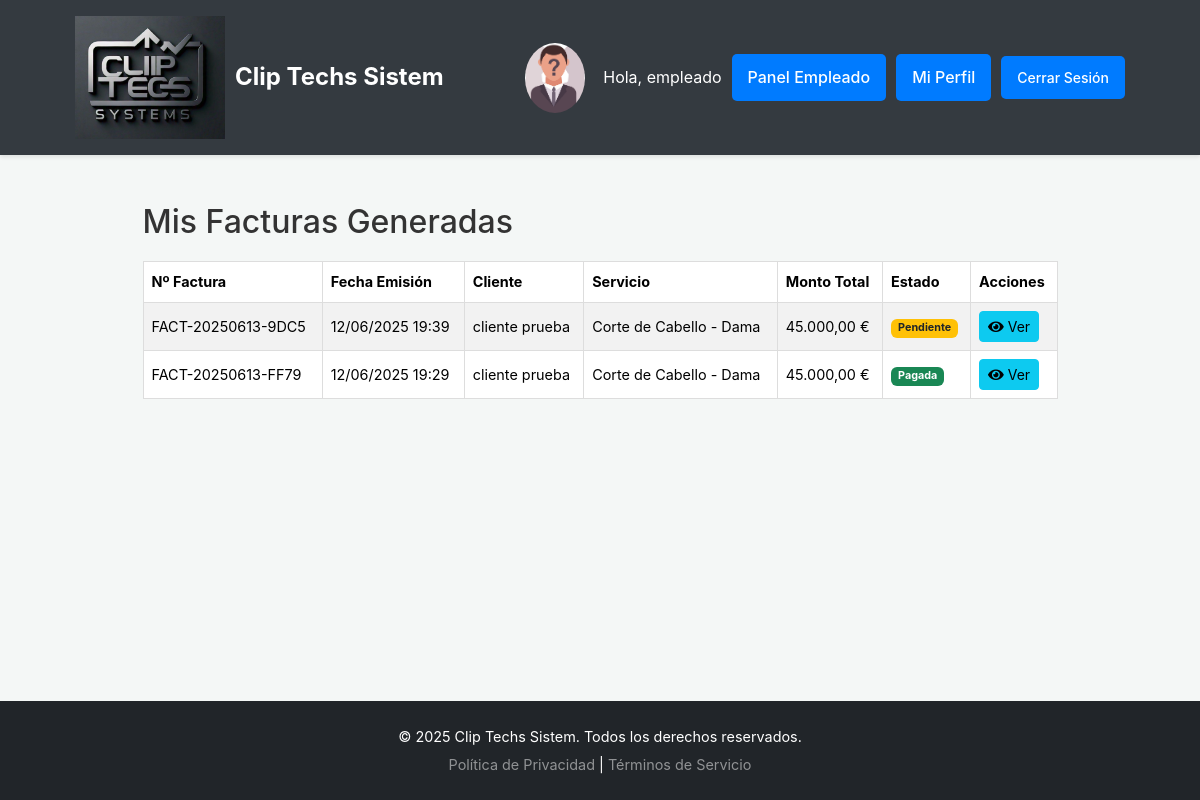
The app's page /public/empleado/facturas (signed in) with its own data.
### tables this page shows
CREATE TABLE `facturas` (
  `id` int(11) NOT NULL,
  `cita_id` int(11) NOT NULL,
  `numero_factura` varchar(50) NOT NULL,
  `fecha_emision` datetime NOT NULL DEFAULT current_timestamp(),
  `cliente_id` int(11) NOT NULL,
  `empleado_id` int(11) NOT NULL,
  `servicio_nombre_en_factura` varchar(255) NOT NULL,
  `monto_total` decimal(10,2) NOT NULL,
  `estado_factura` varchar(50) NOT NULL DEFAULT 'Pendiente',
  `fecha_pago` datetime DEFAULT NULL,
  `metodo_pago` varchar(50) DEFAULT NULL,
  `notas` text DEFAULT NULL,
  `fecha_creacion` datetime DEFAULT current_timestamp(),
  `fecha_actualizacion` datetime DEFAULT current_timestamp() ON UPDATE current_timestamp()
);

CREATE TABLE `usuarios` (
  `id` int(11) NOT NULL,
  `nombre` varchar(100) NOT NULL,
  `apellido` varchar(255) DEFAULT NULL,
  `email` varchar(100) NOT NULL,
  `telefono` varchar(50) DEFAULT NULL,
  `activo` tinyint(1) NOT NULL DEFAULT 1,
  `password` varchar(255) NOT NULL,
  `fecha_registro` datetime DEFAULT current_timestamp(),
  `fecha_modificacion` timestamp NULL DEFAULT NULL ON UPDATE current_timestamp(),
  `fotografia` varchar(255) DEFAULT NULL,
  `rol_id` int(11) DEFAULT NULL
);

### app/Core/Database.php (called while the page is built, shortened)
<?php
class Database {
    private $pdo_connection;
    private $host = DB_HOST;
    private $user = DB_USER;
    private $pass = DB_PASS;
    private $dbname = DB_NAME;
    private $port = DB_PORT;
    private $charset = 'utf8mb4';
    private function connectPdo() {
        if ($this->pdo_connection === null) {
            $dsn = "mysql:host={$this->host};port={$this->port};dbname={$this->dbname};charset={$this->charset}";
            $options = [
                PDO::ATTR_ERRMODE            => PDO::ERRMODE_EXCEPTION,
                PDO::ATTR_DEFAULT_FETCH_MODE => PDO::FETCH_ASSOC,
                PDO::ATTR_EMULATE_PREPARES   => false,
            ];
            try {
                $this->pdo_connection = new PDO($dsn, $this->user, $this->pass, $options);
            } catch (PDOException $e) {
                error_log("Error de conexión PDO: " . $e->getMessage() . " (DSN: {$dsn})");
                throw new Exception("No se pudo conectar a la base de datos (PDO).");
            }
        }
    }
    public function getPdoConnection() {
        return $this->pdo_connection;
    }
}
?>

### app/Models/FacturaModel.php (called while the page is built, shortened)
<?php
class FacturaModel {
    private $conn;
    private $table_name = "facturas";
    private $table_citas = "citas";
    private $table_usuarios = "usuarios";
    public function __construct($db_connection) {
        if ($db_connection instanceof \PDO) {
            $this->conn = $db_connection;
        } else {
            error_log("FacturaModel: Se esperaba una conexión PDO. Se recibió: " . gettype($db_connection));
            $this->conn = null;
        }
    }
    public function obtenerFacturasPorEmpleado($empleado_id, $limit = 20, $offset = 0) {
        $sql = "SELECT f.*, c.fecha_hora_cita, u_cliente.nombre as cliente_nombre, u_cliente.apellido as cliente_apellido
                FROM " . $this->table_name . " f
                JOIN " . $this->table_citas . " c ON f.cita_id = c.id
                JOIN " . $this->table_usuarios . " u_cliente ON f.cliente_id = u_cliente.id
                WHERE f.empleado_id = :empleado_id
                ORDER BY f.fecha_emision DESC
                LIMIT :limit OFFSET :offset";
        try {
            $stmt = $this->conn->prepare($sql);
            $stmt->bindParam(":empleado_id", $empleado_id, PDO::PARAM_INT);
            $stmt->bindParam(":limit", $limit, PDO::PARAM_INT);
            $stmt->bindParam(":offset", $offset, PDO::PARAM_INT);
            $stmt->execute();
            $facturas = $stmt->fetchAll(PDO::FETCH_ASSOC);
            return $facturas;
        } catch (PDOException $e) {
            error_log("PDOException en FacturaModel::obtenerFacturasPorEmpleado: " . $e->getMessage());
            return [];
        }
    }
}
?>

### app/Views/empleado/facturas/lista_facturas_empleado.php (the view, shortened to what this page needs)
<div class="container mt-4">
    <div class="page-header">
        <h2><?php echo isset($pageTitle) ? htmlspecialchars($pageTitle) : 'Mis Facturas'; ?></h2>
    </div>
    <?php if (!empty($facturas)): ?>
        <div class="table-responsive">
            <table class="table table-striped table-hover">
                <thead class="thead-dark">
                    <tr>
                        <th>Nº Factura</th>
                        <th>Fecha Emisión</th>
                        <th>Cliente</th>
                        <th>Servicio</th>
                        <th>Monto Total</th>
                        <th>Estado</th>
                        <th>Acciones</th>
                    </tr>
                </thead>
                <tbody>
                    <?php foreach ($facturas as $factura): ?>
                        <tr>
                            <td><?php echo htmlspecialchars($factura['numero_factura'] ?? 'N/A'); ?></td>
                            <td><?php echo isset($factura['fecha_emision']) ? htmlspecialchars(date('d/m/Y H:i', strtotime($factura['fecha_emision']))) : 'N/A'; ?></td>
                            <td><?php echo htmlspecialchars(($factura['cliente_nombre'] ?? '') . ' ' . ($factura['cliente_apellido'] ?? '')); ?></td>
                            <td><?php echo htmlspecialchars($factura['servicio_nombre_en_factura'] ?? 'N/A'); ?></td>
                            <td><?php echo isset($factura['monto_total']) ? number_format($factura['monto_total'], 2, ',', '.') . ' €' : 'N/A'; ?></td>
                            <td>
                                <span class="badge <?php
                                    $estadoFactura = strtolower($factura['estado_factura'] ?? '');
                                    switch ($estadoFactura) {
                                        case 'pagada': echo 'bg-success'; break;
                                        case 'pendiente': echo 'bg-warning text-dark'; break;
                                    }
                                ?>">
                                    <?php echo htmlspecialchars(ucfirst($factura['estado_factura'] ?? 'Desconocido')); ?>
                                </span>
                            </td>
                            <td>
                                <a href="<?php echo BASE_URL . 'empleado/facturas/ver/' . htmlspecialchars($factura['id'] ?? ''); ?>" class="btn btn-info btn-sm" title="Ver Detalle">
                                    <i class="fas fa-eye"></i> Ver
                                </a>
                            </td>
                        </tr>
                    <?php endforeach; ?>
                </tbody>
            </table>
        </div>
    <?php else: ?>
        <div class="alert alert-info">No has generado ninguna factura todavía. Las facturas se generan automáticamente cuando confirmas una cita.</div>
    <?php endif; ?>
</div>

### public/index.php (shortened to what this page needs)
<?php
require_once __DIR__ . '/../app/Core/Database.php';
require_once __DIR__ . '/../app/Models/FacturaModel.php';
require_once __DIR__ . '/../app/Controllers/EmpleadoController.php';
$baseUrlPath = rtrim(parse_url(BASE_URL, PHP_URL_PATH), '/');
$requestUri = $_SERVER['REQUEST_URI'];
$requestUriPath = strtok($requestUri, '?');
if ($baseUrlPath === '') {
    $cleanedRequestPath = ltrim($requestUriPath, '/');
} else {
    if (strpos($requestUriPath, $baseUrlPath) === 0) {
        $cleanedRequestPath = substr($requestUriPath, strlen($baseUrlPath));
    } else {
        $cleanedRequestPath = $requestUriPath;
    }
    $cleanedRequestPath = ltrim($cleanedRequestPath, '/');
}
$route = trim($cleanedRequestPath, '/');
switch ($route) {
    case 'empleado/facturas':
        if ($_SERVER['REQUEST_METHOD'] === 'GET') {
            $controller = new EmpleadoController();
            $controller->listarFacturas();
        } else {
            http_response_code(405);
            echo "Método no permitido para esta ruta. Se esperaba GET.";
        }
        exit;
}
?>

### app/Controllers/EmpleadoController.php (shortened to what this page needs)
<?php
require_once __DIR__ . '/../Core/Database.php';
require_once __DIR__ . '/../Models/FacturaModel.php';
class EmpleadoController {
    private $facturaModel;
    public function __construct() {
        try {
            $this->db = new Database();
            $this->pdoConn = $this->db->getPdoConnection();
            $this->facturaModel = new FacturaModel($this->pdoConn);
        } catch (Exception $e) {
            error_log("EmpleadoController Constructor: " . $e->getMessage());
            $errorMessage = "Error crítico del sistema al inicializar el panel de empleado. Contacte al administrador.";
            if (strpos($e->getMessage(), 'Class') !== false && strpos($e->getMessage(), 'not found') !== false) {
                 $errorMessage = "Error crítico del sistema (Clase HorarioModel o FacturaModel no encontrada). Contacte al administrador.";
            }
            $_SESSION['mensaje_error_global'] = $errorMessage;
            if (defined('BASE_URL') && !headers_sent() && !(defined('DEBUG_MODE') && DEBUG_MODE)) {
                 header("Location: " . BASE_URL . "login");
                 exit;
            }
            if(defined('DEBUG_MODE') && DEBUG_MODE){
                die("Error crítico del sistema al inicializar EmpleadoController: " . $e->getMessage() . ". Revise los logs.");
            }
        }
    }
    private function renderView($viewName, $data = []) {
        $viewPath = dirname(__DIR__) . '/Views/' . $viewName . '.php';
        extract($data);
        $layoutPath = dirname(__DIR__) . '/Views/layouts/main_layout.php';
        if (file_exists($layoutPath)) {
            $pageTitle = $data['pageTitle'] ?? 'Título por defecto';
            include $layoutPath;
        }
    }
    public function listarFacturas() {
        $empleado_id = $_SESSION['user_id'];
        if ($this->facturaModel) {
            $facturas = $this->facturaModel->obtenerFacturasPorEmpleado($empleado_id);
        } else {
            $_SESSION['mensaje_error_global'] = "El sistema de facturación no está disponible en este momento.";
            error_log("EmpleadoController::listarFacturas - FacturaModel no está disponible.");
        }
        $this->renderView('empleado/facturas/lista_facturas_empleado', compact('pageTitle', 'active_page', 'facturas', 'contador_notificaciones_no_leidas'));
    }
}
?>

### app/Views/layouts/main_layout.php (shortened to what this page needs)
<?php
$pageTitle = $pageTitle ?? 'Clip Techs Sistem';
$viewPath = $viewPath ?? null;
$isUserLoggedIn = isset($_SESSION['user_id']);
$userRolId = $_SESSION['user_rol_id'] ?? null;
$userNombre = $_SESSION['user_nombre'] ?? 'Usuario';
$userFotografia = $_SESSION['user_fotografia'] ?? null;
$fotografiaUrl = null;
if ($userFotografia && defined('BASE_URL')) {
    $uploadPath = defined('APP_UPLOAD_DIR_PUBLIC_PATH') ? APP_UPLOAD_DIR_PUBLIC_PATH : 'uploads/';
    $fotografiaUrl = BASE_URL . rtrim($uploadPath, '/') . '/' . htmlspecialchars($userFotografia);
} elseif (defined('BASE_URL')) {
    $fotografiaUrl = BASE_URL . 'img/default-avatar.png';
}
?>
<!DOCTYPE html>
<html lang="es">
<head>
    <link rel="stylesheet" href="<?php echo BASE_URL; ?>css/bootstrap.min.css">
    <link rel="stylesheet" href="<?php echo BASE_URL; ?>css/style.css">
    <link rel="stylesheet" href="https://cdnjs.cloudflare.com/ajax/libs/font-awesome/5.15.4/css/all.min.css">
</head>
<body>
    <header class="site-header">
        <div class="container header-container">
            <div class="logo">
                <a href="<?php echo BASE_URL; ?>" class="logo-link">
                    <img src="<?php echo BASE_URL; ?>img/logo.png" alt="Clip Techs Sistem Logo" class="logo-img">
                    <h1>Clip Techs Sistem</h1>
                </a>
            </div>
            <nav class="site-nav">
                <ul>
                    <?php if ($isUserLoggedIn): ?>
                        <?php if ($fotografiaUrl): ?>
                            <li class="nav-profile-pic"><img src="<?php echo $fotografiaUrl; ?>" alt="Foto" class="profile-pic-nav-small"></li>
                        <?php endif; ?>
                        <li><span class="nav-welcome">Hola, <?php echo htmlspecialchars($userNombre); ?></span></li>
                        <?php if ($userRolId == (defined('ID_ROL_ADMIN') ? ID_ROL_ADMIN : 1)): ?>
                            <li><a href="<?php echo BASE_URL; ?>dashboard">Dashboard Admin</a></li>
                        <?php elseif ($userRolId == (defined('ID_ROL_EMPLEADO') ? ID_ROL_EMPLEADO : 2)): ?>
                            <li><a href="<?php echo BASE_URL; ?>empleado/dashboard">Panel Empleado</a></li>
                        <?php endif; ?>
                        <li><a href="<?php echo BASE_URL; ?>profile">Mi Perfil</a></li>
                        <li><a href="<?php echo BASE_URL; ?>logout" class="btn btn-danger btn-sm">Cerrar Sesión</a></li>
                    <?php else: ?>
                        <li><a href="<?php echo BASE_URL; ?>login">Iniciar Sesión</a></li>
                        <li><a href="<?php echo BASE_URL; ?>register">Registrarse</a></li>
                    <?php endif; ?>
                </ul>
            </nav>
        </div>
    </header>
    <main class="main-content py-4">
        <div class="container">
            <?php
            if ($viewPath && file_exists($viewPath)) {
                include $viewPath;
            } elseif (isset($viewPath)) {
                echo "<p class='alert alert-warning'>Error: La vista especificada no fue encontrada: " . htmlspecialchars($viewPath) . "</p>";
                error_log("Layout: Vista no encontrada - " . $viewPath);
            }
            ?>
        </div>
    </main>
    <footer class="site-footer text-center py-4 mt-auto bg-dark text-white">
        <div class="container">
            <p>&copy; <?php echo date("Y"); ?> Clip Techs Sistem. Todos los derechos reservados.</p>
            <p>
                <a href="#" class="text-white-50">Política de Privacidad</a> |
                <a href="#" class="text-white-50">Términos de Servicio</a>
            </p>
        </div>
    </footer>
</body>
</html>

### public/css/style.css (style rules this page uses)
body { font-family: -apple-system, BlinkMacSystemFont, "Segoe UI", Roboto, "Helvetica Neue", Arial, sans-serif; line-height: 1.6; margin: 0; padding: 0; background-color: #f4f7f6; color: #333; display: flex; flex-direction: column; min-height: 100vh; }
.container { width: 90%; max-width: 1100px; margin: 0 auto; padding: 0 15px; }
a { color: #007bff; text-decoration: none; }
img { max-width: 100%; height: auto; }
.site-header { background-color: #343a40; color: #fff; padding: 1rem 0; box-shadow: 0 2px 4px rgba(0,0,0,0.1); }
.header-container { display: flex; justify-content: space-between; align-items: center; }
.logo-link { display: flex; align-items: center; text-decoration: none; color: inherit; }
.logo-img { max-width: 150px; height: auto; display: block; margin-right: 10px; }
.logo-link h1 { font-size: 1.5em; font-weight: bold; margin: 0; }
.site-nav ul { list-style: none; padding: 0; margin: 0; display: flex; justify-content: flex-end; align-items: center; }
.site-nav li { margin-left: 10px; }
.site-nav li:first-child { margin-left: 0; }
.site-nav li a { display: inline-block; padding: 10px 15px; background-color: #007bff; color: #ffffff; text-decoration: none; border-radius: 5px; font-weight: 500; transition: background-color 0.3s ease, transform 0.2s ease, box-shadow 0.2s ease; border: 1px solid transparent; }
.main-content { flex-grow: 1; padding: 30px 0; }
.table-responsive { overflow-x: auto; margin-top: 15px; }
table { width: 100%; border-collapse: collapse; margin-bottom: 20px; font-size: 0.9em; }
table thead { background-color: #007bff; color: #ffffff; }
table th, table td { padding: 12px 15px; border: 1px solid #ddd; text-align: left; vertical-align: middle; }
table th { font-weight: bold; }
table tbody tr:nth-child(even) { background-color: #f8f9fa; }
.site-footer { background-color: #343a40; color: #adb5bd; text-align: center; padding: 20px 0; margin-top: auto; font-size: 0.9em; }
.site-footer p { margin: 0 0 5px 0; }
.site-footer p:last-child { margin-bottom: 0; }

### app/Views/layouts/main_layout.php (style rules this page uses)
.profile-pic-nav-small { width: 60px; height: 70px; border-radius: 50%; object-fit: cover; margin-right: 8px; vertical-align: middle; }
.site-nav ul { align-items: center; }
.nav-profile-pic { line-height: 0; }

### app/Views/empleado/facturas/lista_facturas_empleado.php (style rules this page uses)
.page-header { margin-bottom: 20px; }
.badge.bg-warning.text-dark { color: #212529 !important; }

### records on screen
facturas: numero_factura "FACT-20250613-9DC5", fecha_emision "12/06/2025 19:39", cliente.apellido "cliente prueba", servicio_nombre_en_factura "Corte de Cabello - Dama", monto_total "45.000,00", estado_factura "Pendiente"
facturas: numero_factura "FACT-20250613-FF79", fecha_emision "12/06/2025 19:29", cliente.apellido "cliente prueba", servicio_nombre_en_factura "Corte de Cabello - Dama", monto_total "45.000,00", estado_factura "Pagada"

### other values on screen
$userNombre "empleado"
$pageTitle "Mis Facturas Generadas"
